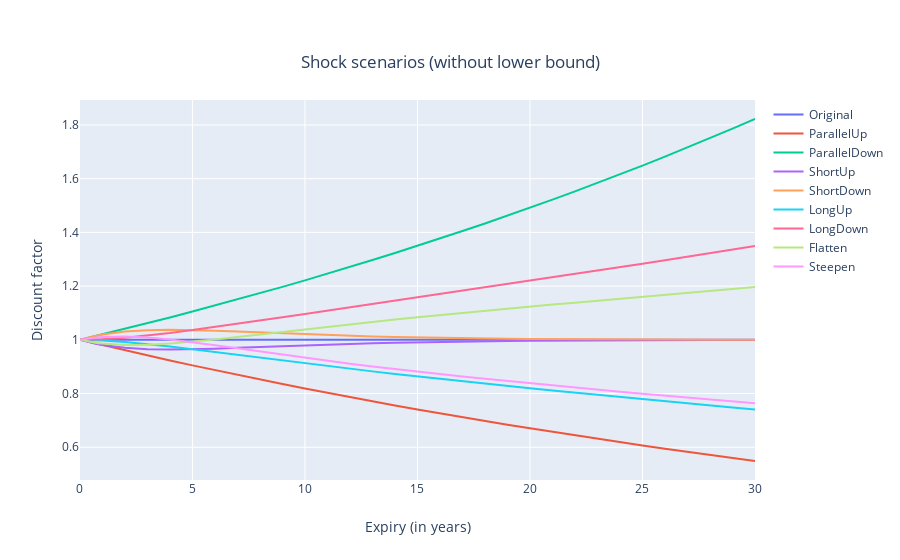
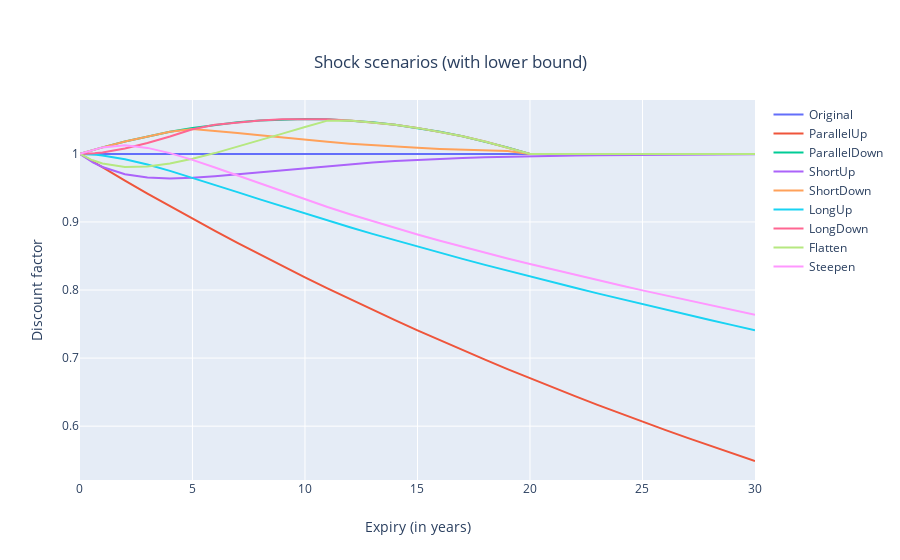

The notebook cell these images were saved under, in order:
### Markdown cell above
#### Plot them again, using discount curves

### Code cell
# Plot the discount factors again, but use pyvacon discount curves instead of mere discount factors for the computations
def plot_shocked_discount_curves(
    name,
    refdate,
    dates,
    discountFactors,
    daycounterType,
    interpolationType,
    extrapolationType,
    shockParams,
    useLowerBound = True
):
    parallel = shockParams['Parallel']
    short = shockParams['Short']
    long = shockParams['Long']
    
    shockScenarios = ['Original', 'ParallelUp', 'ParallelDown', 'ShortUp', 'ShortDown', 'LongUp', 'LongDown', 'Flatten', 'Steepen']
   
    daycounter = analytics.DayCounter(daycounterType)
    
    fig = go.Figure()
    
    for shockScenario in shockScenarios:
        dc = getShockedDiscountCurve(
            name + '_' + shockScenario,
            refdate,
            dates,
            discountFactors,
            daycounterType,
            interpolationType,
            extrapolationType,
            shockScenario,
            parallel,
            short,
            long,
            useLowerBound
        )
        
        year_fractions = []
        for i in range(len(dates)):
            year_fractions.append(daycounter.yf(refdate, dates[i]))
        values = analytics.vectorDouble()
        dc.value(values, refdate, dates)
        
        # convert to normal list
        values = [x for x in values]
            
        fig.add_trace(go.Scatter(x = year_fractions, y = values, name = shockScenario, mode = default_plotly_scatter_mode))
     
    
    if  useLowerBound:
        title_figure = 'Shock scenarios (with lower bound)'
    else :
        title_figure = 'Shock scenarios (without lower bound)'
    
    fig.update_layout(
        showlegend=True,
        xaxis = dict(title_text = "Expiry (in years)"),
        yaxis = dict(title_text = "Discount factor"),
        title={
            'text': title_figure,
            'y':0.9,
            'x':0.5,
            'xanchor': 'center',
            'yanchor': 'top'}
    )

    fig.show()
    
    
plot_shocked_discount_curves(
    name = 'dc_linear',
    refdate = refdate_scenarios,
    dates = sampling_points_simple_example,
    discountFactors = [0.0] * len(sampling_points_simple_example),
    daycounterType = default_daycounter_type,
    interpolationType = default_interpolation_type,
    extrapolationType = default_extrapolation_type,
    shockParams = shockparams_standard,
    useLowerBound = False
)    
    
plot_shocked_discount_curves(
    name = 'dc_linear',
    refdate = refdate_scenarios,
    dates = sampling_points_simple_example,
    discountFactors = [0.0] * len(sampling_points_simple_example),
    daycounterType = default_daycounter_type,
    interpolationType = default_interpolation_type,
    extrapolationType = default_extrapolation_type,
    shockParams = shockparams_standard,
    useLowerBound = True
)
